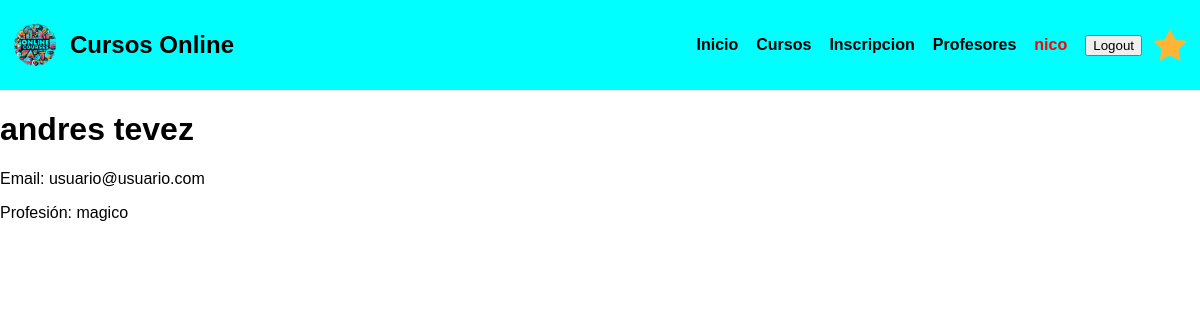
The app's page /profesores/1/ (signed in) with its own data.
### AppCoder/models.py (models this page shows, shortened)
class Avatar(models.Model):
    user = models.OneToOneField(User, on_delete=models.CASCADE)
    imagen = models.ImageField(upload_to='avatares', null = True, blank = True)

class Profesor(models.Model):
    nombre = models.CharField(max_length=100)
    apellido = models.CharField(max_length=100)
    email = models.EmailField()
    profesion = models.CharField(max_length=100)

### AppCoder/views.py (the view)
# urls.py: path('profesores/<int:pk>/', views.ProfesorDetailView.as_view(), name='DetalleProfesor'),
class ProfesorDetailView(DetailView):
    model = Profesor
    template_name = 'AppCoder/profesor_detalle.html'

### AppCoder/templates/AppCoder/profesor_detalle.html
{% extends 'AppCoder/padre.html' %}
{% load static %}
{% block contenidoQueCambia %}
  <h1>{{ profesor.nombre }} {{ profesor.apellido }}</h1>
  <p>Email: {{ profesor.email }}</p>
  <p>Profesión: {{ profesor.profesion }}</p>
  {% endblock contenidoQueCambia %}

### AppCoder/templates/AppCoder/padre.html (shortened to what this page needs)
<!DOCTYPE html>
<html lang="en">
<head>
    <link rel="stylesheet" href="/AppCoder/static/AppCoder/css/style.css">
<body>
    <header>
        <a href="{% url 'inicio' %}" class="logo">
            <img src="/AppCoder/static/AppCoder/img/cursosonlinelogo.png" alt="">
            <h2 class="nombre-empresa">Cursos Online</h2>
        </a>
        <nav style="display: flex; align-items: center;gap: 8px;flex-wrap: wrap">
            <a class="nav-link" href="{% url 'inicio' %}">Inicio</a>
            <a class="nav-link" href="{% url 'ListaCursos' %}">Cursos</a>
            <a class="nav-link" href="{% url 'inscripcion' %}"
            >Inscripcion</a>
           <a class="nav-link" href=
            "{% url 'ListaProfesores' %}">Profesores</a>
            {% if not request.user.is_authenticated %}
           <div><a id="Logueo" class="btn btn-primary" href=
            "{% url 'Login' %}">Login</a>
            <a id="Logueo" class="btn btn-primary" href=
            "{% url 'Registro' %}">Registro</a>
            {% else %}
            <a id="Logueo" class="nav-link" href="{% url 'EditarPerfil' %}"> {{request.user.username}} </a>
            <form class="nav-link" method="post" action="{% url 'Logout' %}">
            <button type="submit" class="btn btn-primary">Logout</button>
            </form>
            {% endif %}
            {% if request.user.avatar %}
            <img src="{{request.user.avatar.imagen.url}}" alt="" height="40px">
            {% endif %}
        </nav>
    </header>
    {% block contenidoQueCambia %}
    {% endblock contenidoQueCambia %}
</body>

### AppCoder/static/AppCoder/css/style.css (style rules this page uses)
body { font-family: sans-serif; margin: 0; }
a { text-decoration: none; color: black; }
header { display:flex ; min-height: 70px; background-color: cyan; justify-content: space-between; align-items: center; padding: 10px; }
.logo { display: flex; align-items: center; }
.logo img { height: 50px; margin-right: 10px; }
nav { display: flex; flex-direction: row; }
nav a { font-weight: 600; padding-right: 10px; }
form { display: flex; }
#Logueo { color: red; }

### records on screen
Profesor: nombre "andres", apellido "tevez", email "usuario@usuario.com", profesion "magico"

### other values on screen
{{ request.user.username }} "nico"
